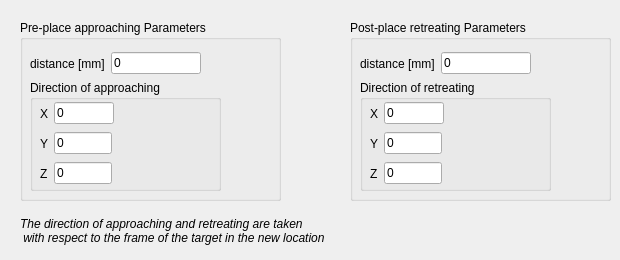
   <widget class="QWidget" name="tab_place">
    <attribute name="title">
     <string>Place settings</string>
    </attribute>
    <widget class="QGroupBox" name="groupBox_pre_place">
     <property name="geometry">
      <rect>
       <x>20</x>
       <y>20</y>
       <width>261</width>
       <height>181</height>
      </rect>
     </property>
     <property name="title">
      <string>Pre-place approaching Parameters</string>
     </property>
     <widget class="QWidget" name="layoutWidget_dist_4">
      <property name="geometry">
       <rect>
        <x>10</x>
        <y>30</y>
        <width>171</width>
        <height>27</height>
       </rect>
      </property>
      <layout class="QHBoxLayout" name="horizontalLayout_22">
       <item>
        <widget class="QLabel" name="label_39">
         <property name="text">
          <string>distance [mm]</string>
         </property>
        </widget>
       </item>
       <item>
        <widget class="QLineEdit" name="lineEdit_pre_place_dist">
         <property name="text">
          <string>0</string>
         </property>
        </widget>
       </item>
      </layout>
     </widget>
     <widget class="QGroupBox" name="groupBox_12">
      <property name="geometry">
       <rect>
        <x>10</x>
        <y>60</y>
        <width>191</width>
        <height>111</height>
       </rect>
      </property>
      <property name="title">
       <string>Direction of approaching</string>
      </property>
      <widget class="QWidget" name="layoutWidget_18">
       <property name="geometry">
        <rect>
         <x>10</x>
         <y>50</y>
         <width>72</width>
         <height>27</height>
        </rect>
       </property>
       <layout class="QHBoxLayout" name="horizontalLayout_38">
        <item>
         <widget class="QLabel" name="label_106">
          <property name="text">
           <string>Y</string>
          </property>
         </widget>
        </item>
        <item>
         <widget class="QLineEdit" name="lineEdit_pre_place_y">
          <property name="text">
           <string>0</string>
          </property>
         </widget>
        </item>
       </layout>
      </widget>
      <widget class="QWidget" name="layoutWidget_19">
       <property name="geometry">
        <rect>
         <x>10</x>
         <y>80</y>
         <width>72</width>
         <height>27</height>
        </rect>
       </property>
       <layout class="QHBoxLayout" name="horizontalLayout_39">
        <item>
         <widget class="QLabel" name="label_107">
          <property name="text">
           <string>Z</string>
          </property>
         </widget>
        </item>
        <item>
         <widget class="QLineEdit" name="lineEdit_pre_place_z">
          <property name="text">
           <string>0</string>
          </property>
         </widget>
        </item>
       </layout>
      </widget>
      <widget class="QWidget" name="layoutWidget_eng_tol_pos_6">
       <property name="geometry">
        <rect>
         <x>10</x>
         <y>20</y>
         <width>74</width>
         <height>27</height>
        </rect>
       </property>
       <layout class="QHBoxLayout" name="horizontalLayout_40">
        <item>
         <widget class="QLabel" name="label_108">
          <property name="text">
           <string>X</string>
          </property>
         </widget>
        </item>
        <item>
         <widget class="QLineEdit" name="lineEdit_pre_place_x">
          <property name="text">
           <string>0</string>
          </property>
         </widget>
        </item>
       </layout>
      </widget>
     </widget>
    </widget>
    <widget class="QGroupBox" name="groupBox_post_place">
     <property name="geometry">
      <rect>
       <x>350</x>
       <y>20</y>
       <width>261</width>
       <height>181</height>
      </rect>
     </property>
     <property name="title">
      <string>Post-place retreating Parameters</string>
     </property>
     <widget class="QWidget" name="layoutWidget_dist_3">
      <property name="geometry">
       <rect>
        <x>10</x>
        <y>30</y>
        <width>171</width>
        <height>27</height>
       </rect>
      </property>
      <layout class="QHBoxLayout" name="horizontalLayout_21">
       <item>
        <widget class="QLabel" name="label_38">
         <property name="text">
          <string>distance [mm]</string>
         </property>
        </widget>
       </item>
       <item>
        <widget class="QLineEdit" name="lineEdit_post_place_dist">
         <property name="text">
          <string>0</string>
         </property>
        </widget>
       </item>
      </layout>
     </widget>
     <widget class="QGroupBox" name="groupBox_11">
      <property name="geometry">
       <rect>
        <x>10</x>
        <y>60</y>
        <width>191</width>
        <height>111</height>
       </rect>
      </property>
      <property name="title">
       <string>Direction of retreating</string>
      </property>
      <widget class="QWidget" name="layoutWidget_16">
       <property name="geometry">
        <rect>
         <x>10</x>
         <y>50</y>
         <width>72</width>
         <height>27</height>
        </rect>
       </property>
       <layout class="QHBoxLayout" name="horizontalLayout_35">
        <item>
         <widget class="QLabel" name="label_103">
          <property name="text">
           <string>Y</string>
          </property>
         </widget>
        </item>
        <item>
         <widget class="QLineEdit" name="lineEdit_post_place_y">
          <property name="text">
           <string>0</string>
          </property>
         </widget>
        </item>
       </layout>
      </widget>
      <widget class="QWidget" name="layoutWidget_17">
       <property name="geometry">
        <rect>
         <x>10</x>
         <y>80</y>
         <width>72</width>
         <height>27</height>
        </rect>
       </property>
       <layout class="QHBoxLayout" name="horizontalLayout_36">
        <item>
         <widget class="QLabel" name="label_104">
          <property name="text">
           <string>Z</string>
          </property>
         </widget>
        </item>
        <item>
         <widget class="QLineEdit" name="lineEdit_post_place_z">
          <property name="text">
           <string>0</string>
          </property>
         </widget>
        </item>
       </layout>
      </widget>
      <widget class="QWidget" name="layoutWidget_eng_tol_pos_5">
       <property name="geometry">
        <rect>
         <x>10</x>
         <y>20</y>
         <width>74</width>
         <height>27</height>
        </rect>
       </property>
       <layout class="QHBoxLayout" name="horizontalLayout_37">
        <item>
         <widget class="QLabel" name="label_105">
          <property name="text">
           <string>X</string>
          </property>
         </widget>
        </item>
        <item>
         <widget class="QLineEdit" name="lineEdit_post_place_x">
          <property name="text">
           <string>0</string>
          </property>
         </widget>
        </item>
       </layout>
      </widget>
     </widget>
    </widget>
    <widget class="QLabel" name="label_pick_2">
     <property name="geometry">
      <rect>
       <x>20</x>
       <y>210</y>
       <width>401</width>
       <height>41</height>
      </rect>
     </property>
     <property name="font">
      <font>
       <italic>true</italic>
       <underline>false</underline>
      </font>
     </property>
     <property name="text">
      <string>The direction of approaching and retreating are taken 
 with respect to the frame of the target in the new location</string>
     </property>
    </widget>
   </widget>
